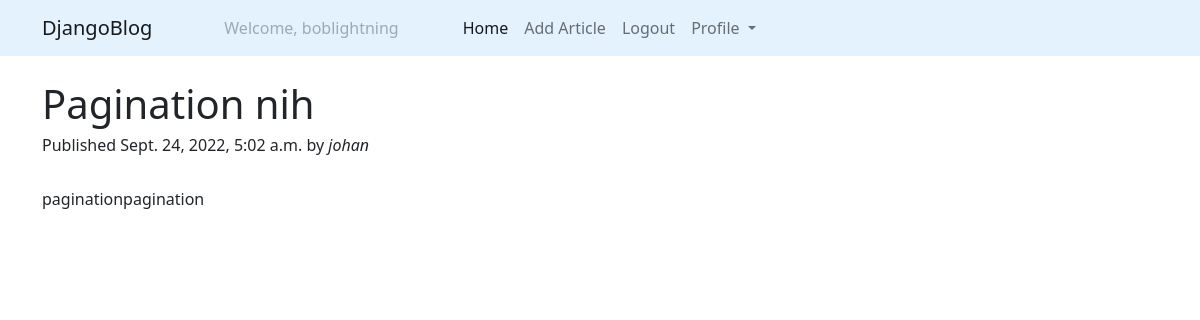
/articles/pagination-nih/ (signed in), run on the app's committed database.
### articles/models.py (models this page shows, shortened)
class Article(models.Model):
    title = models.CharField(max_length=200)
    description = models.TextField()
    slug = models.SlugField(max_length=100, unique=True)
    published = models.DateTimeField(auto_now_add=True)
    author = models.ForeignKey(User, on_delete=models.CASCADE)

### articles/views.py (the view)
# urls.py: path('articles/<slug:slug>/', article_details, name = 'article_details'),
def article_details(request, slug):
    article = get_object_or_404(Article, slug=slug)
    return render(request, 'details.html', {'article':article})

### articles/templates/details.html (shortened to what this page needs)
{% extends 'base.html' %}
{% block body %}
<div class='container mt-4'>
    <h1>{{article.title}}</h1>
    <h6>Published {{article.published}} by <i>{{article.author}}</i></h6>
    <br>
    <p>{{article.description}}</p>
</div>
{% endblock body %}

### articles/templates/navbar.html (shortened to what this page needs)
<nav class="navbar navbar-expand-lg" style="background-color: #e3f2fd;">
    <div class="container">
      <a class="navbar-brand" href="{% url 'article_list' %}">DjangoBlog</a>
      <div class="collapse navbar-collapse" id="navbarNavDropdown">
        <ul class="navbar-nav">
          {% if request.user.is_authenticated %}
          <li class="nav-item mx-5">
            <a class="nav-link disabled">Welcome, {{request.user.username}}</a>
          </li>
          <li class="nav-item">
            <a class="nav-link active" aria-current="page" href="{% url 'article_list' %}">Home</a>
          </li>
          <li class="nav-item">
            <a class="nav-link" href="{% url 'article_form' %}">Add Article</a>
          </li>
          <li class="nav-item">
            <a class="nav-link" href="{% url 'logout' %}">Logout</a>
          </li>
          <li class="nav-item dropdown">
            <a class="nav-link dropdown-toggle" href="#" role="button" data-bs-toggle="dropdown" aria-expanded="false">
              Profile
            </a>
          </li>
            {% endif %}
        </ul>
      </div>
    </div>
  </nav>

### data on the page
Article: title "Pagination nih", published "Sept. 24, 2022, 5:02 a.m.", author "johan", description "paginationpagination"

### other printed values
{{ request.user.username }} "boblightning"
